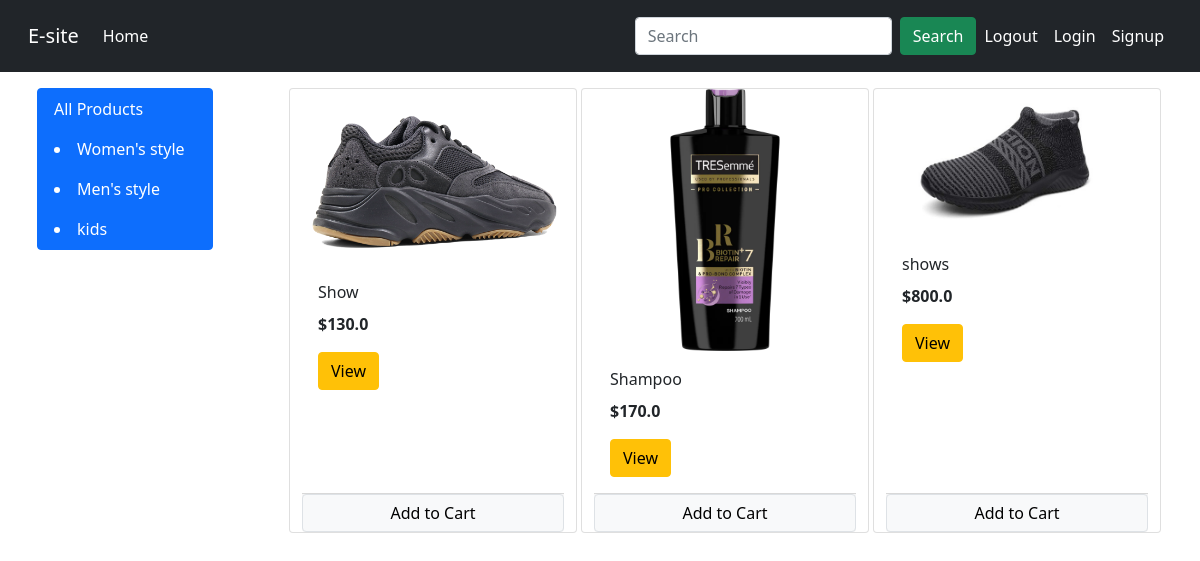
The page /?category=2 on the database as committed earlier.
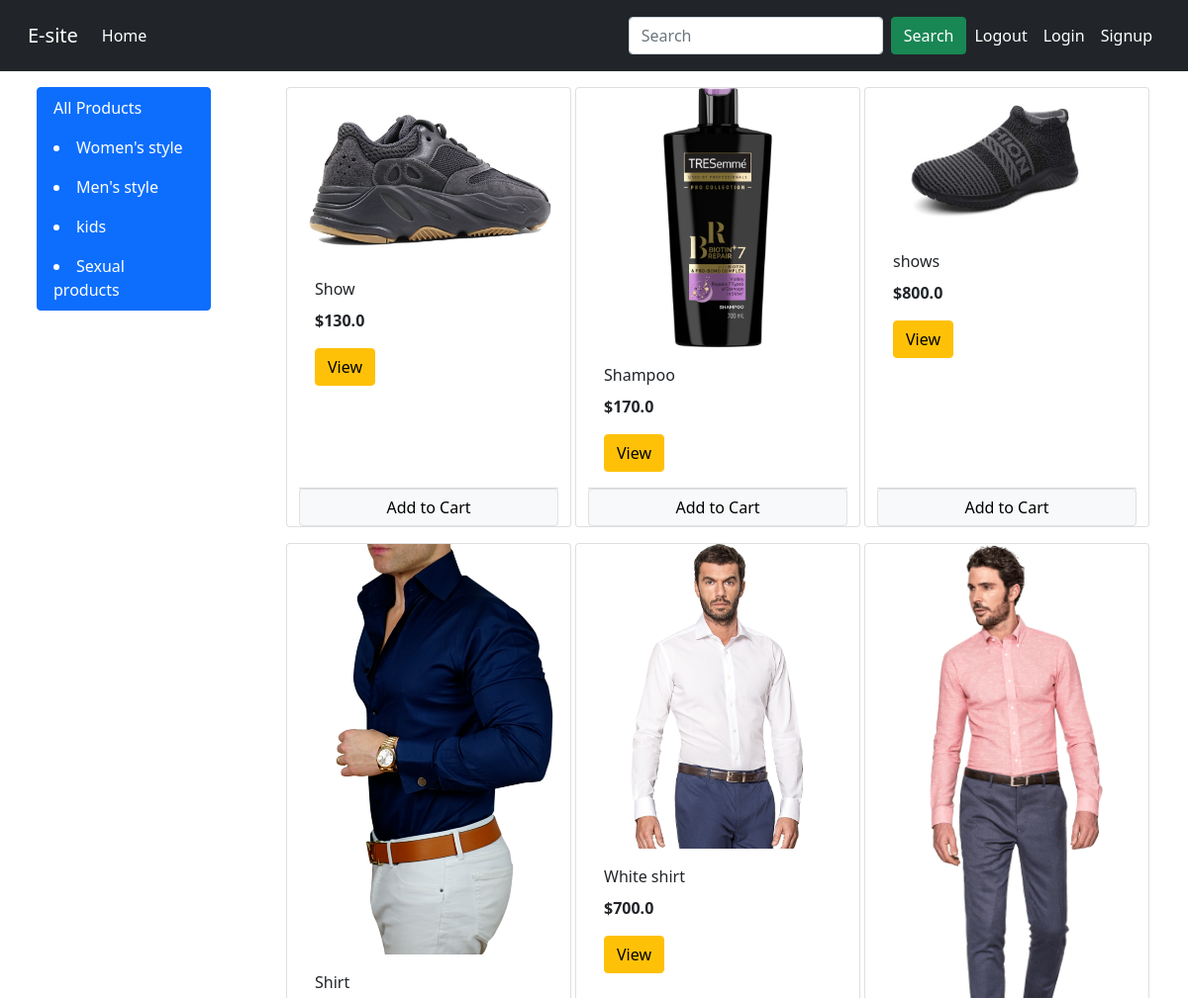
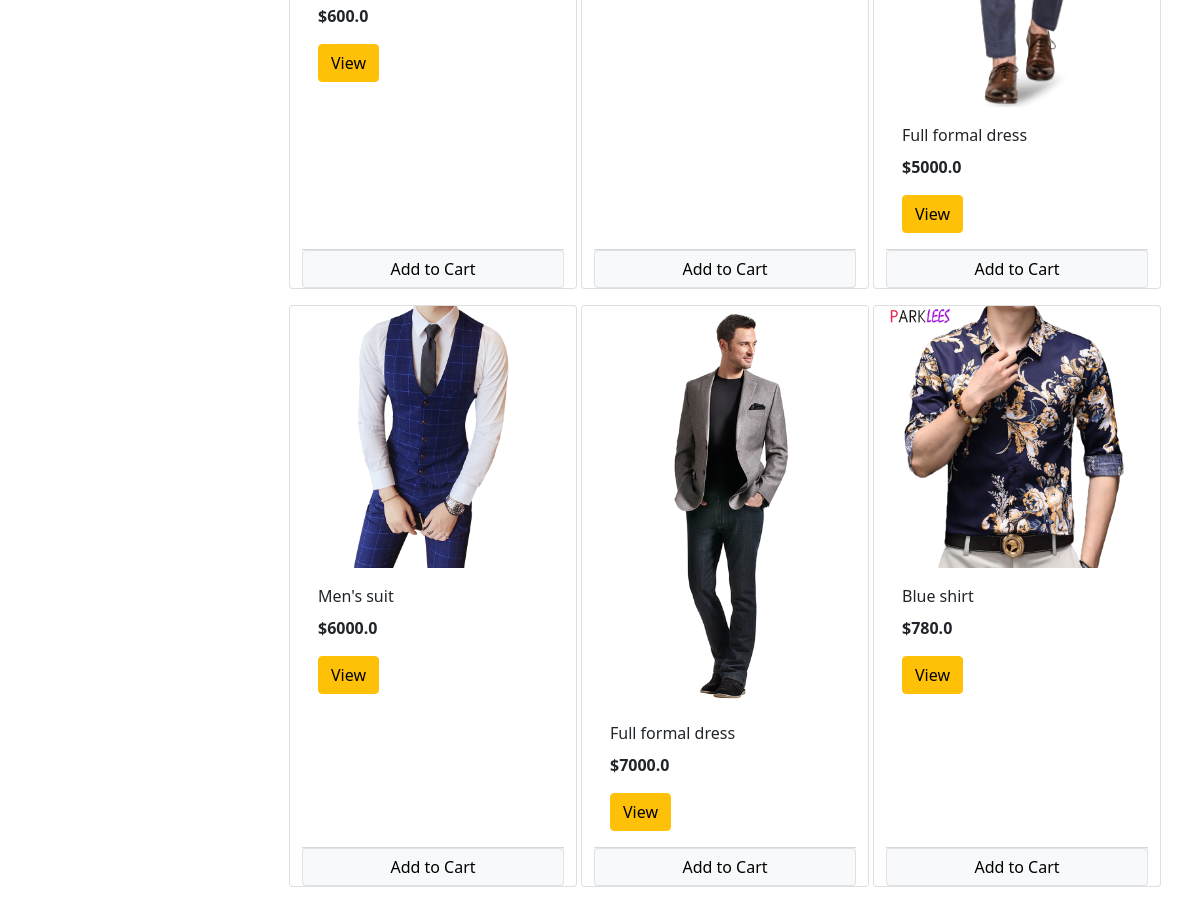
The same page on the database as committed later (2 pictures, top to bottom).
### shop/models/category.py (models this page shows, shortened)
class Category(models.Model):
    title = models.CharField(max_length=30)
    @staticmethod
    def get_all_categorys():
        return Category.objects.all()

### shop/models/product.py (models this page shows)
class Product(models.Model):
    title = models.CharField(max_length=100)
    price = models.FloatField()
    discount_price = models.FloatField()
    jls_extract_var = Category
    category = models.ForeignKey(
        jls_extract_var, on_delete=models.CASCADE, default=1)
    description = models.CharField(
        max_length=200, default='', null=True, blank=True)
    image = models.ImageField(upload_to="uploads/products/")
    @staticmethod
    def get_all_products():
        return Product.objects.all()
    @staticmethod
    def get_all_products_by_categoryid(category_id):
        if category_id:
            return Product.objects.filter(category=category_id)
        else:
            return_Product.get_all_products()

### shop/views.py (the view, shortened to what this page needs)
# urls.py: path('', Index.as_view(), name='index'),
class Index(View):
    def get(self, request):
        cart = request.session.get('cart')
        if not cart:
            request.session['cart'] = {}
        products = Product.get_all_products()
        categorys = Category.get_all_categorys()
        categoryID = request.GET.get('category')
        if categoryID:
            products = Product.get_all_products_by_categoryid(categoryID)
        else:
            products = Product.get_all_products()
        data = {}
        data['products'] = products
        data['categorys'] = categorys
        print('you are: ', request.session.get('email'))
        item_name = request.GET.get('item_name')
        if item_name != '' and item_name is not None:
            products = products.filter(title__icontains=item_name)
        return render(request, 'shop/index.html', data)

### shop/templatetags/cart.py (called while the page is built)
@register.filter(name='is_in_cart')
def is_in_cart(product, cart):
    keys = cart.keys()
    for id in keys:
        if int(id) == product.id:
            return True
    return False

### shop/templates/shop/index.html (shortened to what this page needs)
{% extends "base.html"%}
{% block content %}
{% load cart %}
<div class="container-fluid mt-3">
    <div class="row">
        <div class="col-lg-2 mx-auto">
            <div class="list-group">
                <a href="/?category={{category.id}}" class="list-group-item list-group-item-action active">All
                    Products</a>
                {% for category in categorys %}
                <a href="/?category={{category.id}}" class="list-group-item list-group-item-action active">
                    <li>{{category.title}}</li>
                </a>
                {% endfor %}
            </div>
        </div>
        <div id="products" class="col-lg-9 mx-auto mx-auto">
            <div class="row mx-auto">
                {% for product in products %}
                <div class="card mx-auto mb-3" style="width: 18rem">
                    <img src="{{product.image.url}}" class="card-img-top" alt="..." />
                    <div class="card-body">
                        <p class="card-title">{{ product.title }}</p>
                        <p class="card-text"><b>${{ product.price }}</b></p>
                        <a href="{{ product.id }}" class="btn btn-warning">View</a>
                    </div>
                    <div class="card-footer p-0 no-gutters">
                        {% if product|is_in_cart:request.session.cart %}
                        <div class="row no-gutters">
                            <form action="/" class="col-2 " method="POST">
                                {% csrf_token %}
                                <input hidden type="text" name="product" value="{{ product.id }}">
                                <input hidden type="text" name="remove" value='True'>
                                <input type="submit" value=" - " class="btn btn-block btn-secondary">
                            </form>
                            <div class="text-center col">{{product|cart_quantity:request.session.cart}} in Cart</div>
                            <form action="/" class="col-2" method="POST">
                                {% csrf_token %}
                                <input hidden type="text" name="product" value="{{ product.id }}">
                                <input type="submit" value=" + " class="btn btn-block btn-secondary">
                            </form>
                        </div>
                        {% else %}
                        <form action="/" method="POST" class="btn-block">
                            <input type="submit" class="float-right btn btn-light border form-control"
                                value="Add to Cart">
                        </form>
                        {% endif %}
                    </div>
                </div>
                {% endfor %}
            </div>
        </div>
    </div>
</div>
{% endblock %}

Rows that differ between the two databases and show on the page:
added Category: title "Sexual products"
added Product: image (picture), title "Shirt", price "600.0"
added Product: image (picture), title "White shirt", price "700.0"
added Product: image (picture), title "Full formal dress", price "5000.0"
added Product: image (picture), title "Men's suit", price "6000.0"
added Product: image (picture), title "Full formal dress", price "7000.0"
added Product: image (picture), title "Blue shirt", price "780.0"
